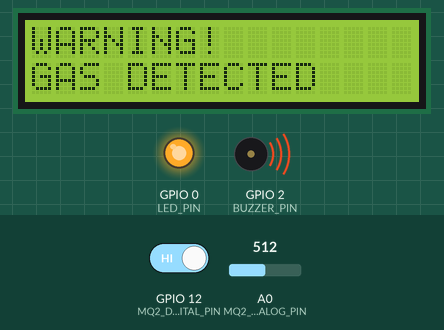
Bench run of a sketch on a simulated ESP8266 (NodeMCU). On the bench: 16×2 character LCD, output pins drawn as LEDs (lit = HIGH), buzzer (waves = sounding, pin HIGH). Inputs (shaded band) come from the test bench; at power-on: A0 (MQ2_ANALOG_PIN) = 512, GPIO 12 (MQ2_DIGITAL_PIN) HIGH. WiFi joins after 1.5 s; servers stay silent unless stated; what the sketch prints to the serial monitor is not drawn.

Above: at 7.9 s.
8.0 s: A0 (MQ2_ANALOG_PIN) set to 309
10.3 s: A0 (MQ2_ANALOG_PIN) set to 283
At 11.4 s:
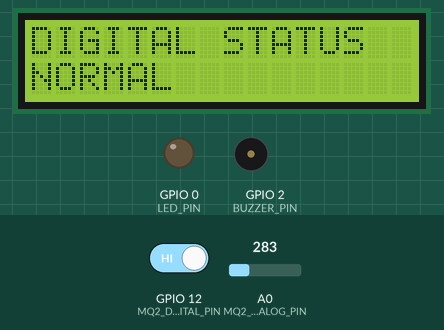
13.3 s: GPIO 12 (MQ2_DIGITAL_PIN) driven LOW
At 13.8 s:
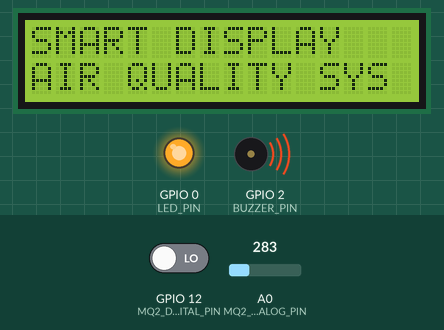
16.3 s: GPIO 12 (MQ2_DIGITAL_PIN) driven HIGH
At 18.4 s:
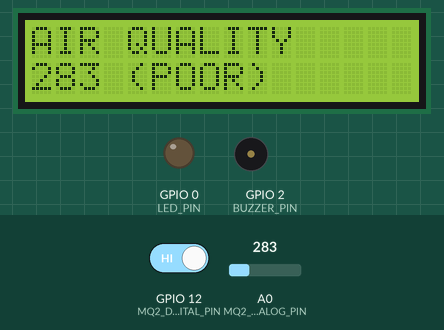
19.3 s: A0 (MQ2_ANALOG_PIN) set to 306
At 19.6 s:
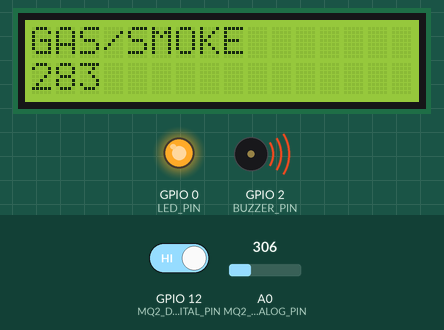
22.3 s: A0 (MQ2_ANALOG_PIN) set to 246
At 26.0 s:
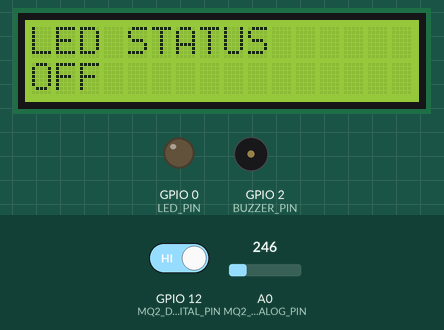
Timing chart, 0 to 26.3 s (numbered marks = the images above; inputs shaded):
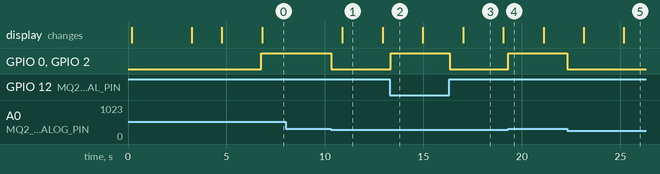

The sketch:

MQ2_Air_Quality_Monitor.ino
```cpp
/*
 * ==============================================================================
 * Project: AIR QUALITY SYSTEM – MQ-2 Air Quality Monitoring System
 * Developed by: Vedika & Team (Department of ETC, SB Jain, Nagpur)
 *
 * Hardware:
 *   - ESP8266 NodeMCU CP2102
 *   - 4-Pin MQ-2 Gas/Smoke Sensor Module (VCC, GND, A0, D0)
 *   - 16x2 I2C LCD Display (Address 0x27)
 *   - Warning LED (Connected to D3 via 220 Ohm resistor)
 *   - Warning Buzzer (Connected to D4)
 *
 * Pin Connections:
 *   - MQ-2 VCC     -> NodeMCU VIN / 5V
 *   - MQ-2 GND     -> NodeMCU GND
 *   - MQ-2 A0      -> NodeMCU A0 (Analog Gas/Smoke Level)
 *   - MQ-2 D0      -> NodeMCU D6 (GPIO12) (Digital Threshold Trigger)
 *   - LCD SDA      -> NodeMCU D2 (GPIO4)
 *   - LCD SCL      -> NodeMCU D1 (GPIO5)
 *   - LED (+)      -> NodeMCU D3 (GPIO0) via 220 Ohm resistor
 *   - Buzzer (+)   -> NodeMCU D4 (GPIO2)
 *   - LED/Buzzer(-)-> NodeMCU GND
 *
 * Important Note on MQ-2:
 *   MQ-2 is primarily a gas and smoke sensor. Raw analog readings represent relative
 *   gas/smoke concentrations and are used for demo air quality grading (not certified AQI).
 * ==============================================================================
 */

#include <ESP8266WiFi.h>
#include <ESP8266HTTPClient.h>
#include <WiFiClient.h>
#include <WiFiClientSecure.h>
#include <Wire.h>
#include <LiquidCrystal_I2C.h>
#include <ArduinoJson.h>

// ---------------------- PIN DEFINITIONS ----------------------
const int MQ2_ANALOG_PIN  = A0;    // MQ-2 A0 pin
const int MQ2_DIGITAL_PIN = 12;    // MQ-2 D0 -> NodeMCU D6 (GPIO12)
const int LED_PIN          = 0;     // LED -> NodeMCU D3 (GPIO0)
const int BUZZER_PIN       = 2;     // Buzzer -> NodeMCU D4 (GPIO2)

// ---------------------- LCD CONFIGURATION --------------------
// Set the LCD I2C address (default is 0x27, change to 0x3F if your module uses it)
LiquidCrystal_I2C lcd(0x27, 16, 2);

// ---------------------- WI-FI CONFIGURATION ------------------
const char* ssid     = "ESP8266";
const char* password = "12345678";

// ---------------------- SERVER & AUTH CONFIG -----------------
// Keep blank initially. After deploying to Render or running locally, enter your URL:
// Example Local: "http://192.168.1.100:3000"
// Example Render: "https://simple-iot-world-air-quality.onrender.com"
const char* serverURL = "";

// Device authentication key matching backend environment variable
const char* deviceKey = "VEDIKA_MQ2_SECURE_KEY_2026";

// ---------------------- RUNTIME VARIABLES --------------------
int mq2AnalogValue = 0;
int mq2DigitalRaw  = HIGH;
String digitalStatus = "NORMAL";
String airQualityStatus = "GOOD";
bool isGasWarning = false;

// Remote LCD and device controls fetched from server
String smartLcdLine1 = "AIR QUALITY SYS";
String smartLcdLine2 = "VEDIKA & TEAM";
String serverLedState = "OFF";

// Timing variables
unsigned long lastServerUpdate = 0;
const unsigned long SERVER_INTERVAL = 10000; // 10 seconds

unsigned long lastLcdScreenChange = 0;
const unsigned long LCD_SCREEN_INTERVAL = 2000; // 2 seconds per screen
int currentLcdScreen = 1;

// Function Declarations
void connectToWiFi();
void readSensors();
void sendDataToServer();
void updateOutputs();
void updateLcdDisplay();
String getAirQualityGrade(int analogVal);

// =============================================================
// SETUP
// =============================================================
void setup() {
  Serial.begin(115200);
  delay(100);
  Serial.println("\n--- AIR QUALITY SYSTEM: Environmental Monitoring ---");
  Serial.println("Developed with <3 by Vedika & Team (SB Jain, Nagpur)");

  // Pin Modes
  pinMode(MQ2_DIGITAL_PIN, INPUT);
  pinMode(LED_PIN, OUTPUT);
  pinMode(BUZZER_PIN, OUTPUT);

  digitalWrite(LED_PIN, LOW);
  digitalWrite(BUZZER_PIN, LOW);

  // Initialize I2C for LCD on D2 (SDA) and D1 (SCL)
  Wire.begin(4, 5); // SDA = GPIO4 (D2), SCL = GPIO5 (D1)
  lcd.init();
  lcd.backlight();
  lcd.clear();

  // 17. LCD Startup Display: Screen 1
  lcd.setCursor(0, 0);
  lcd.print("AIR QUALITY SYS ");
  lcd.setCursor(0, 1);
  lcd.print("VEDIKA & TEAM   ");
  delay(3000); // Wait 3 seconds

  // Connect to Wi-Fi with LCD Status
  connectToWiFi();

  // Initial sensor read
  readSensors();
  lastServerUpdate = millis() - SERVER_INTERVAL + 2000; // Send initial data shortly
}

// =============================================================
// MAIN LOOP
// =============================================================
void loop() {
  unsigned long currentMillis = millis();

  // 1. Maintain Wi-Fi Connection
  if (WiFi.status() != WL_CONNECTED) {
    connectToWiFi();
  }

  // 2. Read Sensors continuously
  readSensors();

  // 3. Update Hardware Outputs (LED & Buzzer)
  updateOutputs();

  // 4. Update LCD Display sequence every 2 seconds
  if (currentMillis - lastLcdScreenChange >= LCD_SCREEN_INTERVAL) {
    lastLcdScreenChange = currentMillis;
    updateLcdDisplay();
    currentLcdScreen++;
    if (currentLcdScreen > 5) {
      currentLcdScreen = 1;
    }
  }

  // 5. Send data to Server every 10 seconds
  if (currentMillis - lastServerUpdate >= SERVER_INTERVAL) {
    lastServerUpdate = currentMillis;
    if (strlen(serverURL) > 0) {
      sendDataToServer();
    } else {
      Serial.println("[INFO] serverURL is empty. Set your Render/local server URL in code to sync data.");
    }
  }

  delay(50); // Small loop pacing
}

// =============================================================
// WI-FI CONNECTION HELPER
// =============================================================
void connectToWiFi() {
  Serial.print("Connecting to Wi-Fi: ");
  Serial.println(ssid);

  lcd.clear();
  lcd.setCursor(0, 0);
  lcd.print("CONNECTING TO   ");
  lcd.setCursor(0, 1);
  lcd.print("WiFi.........   ");

  WiFi.mode(WIFI_STA);
  WiFi.begin(ssid, password);

  int attempts = 0;
  while (WiFi.status() != WL_CONNECTED && attempts < 25) {
    delay(500);
    Serial.print(".");
    attempts++;
  }

  if (WiFi.status() == WL_CONNECTED) {
    Serial.println("\nWiFi Connected successfully!");
    Serial.print("IP Address: ");
    Serial.println(WiFi.localIP());

    lcd.clear();
    lcd.setCursor(0, 0);
    lcd.print("CONNECTED TO    ");
    lcd.setCursor(0, 1);
    lcd.print("WiFi...SUCCESS  ");
    delay(2000);
  } else {
    Serial.println("\nWiFi Connection failed. Running in standalone sensing mode.");
    lcd.clear();
    lcd.setCursor(0, 0);
    lcd.print("WiFi CONNECT    ");
    lcd.setCursor(0, 1);
    lcd.print("FAILED / RETRY  ");
    delay(1500);
  }
}

// =============================================================
// SENSOR READING & STATUS EVALUATION
// =============================================================
void readSensors() {
  // Read A0 analog level (0 - 1023)
  mq2AnalogValue = analogRead(MQ2_ANALOG_PIN);

  // Read D0 digital threshold output
  // On most standard MQ-2 modules, comparator outputs LOW when threshold is crossed
  mq2DigitalRaw = digitalRead(MQ2_DIGITAL_PIN);
  bool thresholdCrossed = (mq2DigitalRaw == LOW);

  digitalStatus = thresholdCrossed ? "DETECTED" : "NORMAL";
  airQualityStatus = getAirQualityGrade(mq2AnalogValue);

  // Warning trigger: D0 detected or analog level in VERY POOR (301+)
  isGasWarning = thresholdCrossed || (mq2AnalogValue > 300);
}

// Map MQ-2 reading to air quality classification
String getAirQualityGrade(int val) {
  if (val <= 100) return "GOOD";
  if (val <= 200) return "MODERATE";
  if (val <= 300) return "POOR";
  return "VERY POOR";
}

// =============================================================
// HARDWARE OUTPUT CONTROL (LED & BUZZER)
// =============================================================
void updateOutputs() {
  if (isGasWarning) {
    // Dangerous gas/smoke detected:
    // LED ON and Buzzer ON
    digitalWrite(LED_PIN, HIGH);
    digitalWrite(BUZZER_PIN, HIGH);
  } else {
    // Normal state:
    // Buzzer OFF
    digitalWrite(BUZZER_PIN, LOW);

    // LED follows remote dashboard command
    if (serverLedState == "ON") {
      digitalWrite(LED_PIN, HIGH);
    } else {
      digitalWrite(LED_PIN, LOW);
    }
  }
}

// =============================================================
// 18. LCD MONITORING SEQUENCE (2s per screen)
// =============================================================
void updateLcdDisplay() {
  // If dangerous gas detected, override sequence to show immediate warning
  if (isGasWarning) {
    lcd.clear();
    lcd.setCursor(0, 0);
    lcd.print("WARNING!        ");
    lcd.setCursor(0, 1);
    lcd.print("GAS DETECTED    ");
    return;
  }

  lcd.clear();
  switch (currentLcdScreen) {
    case 1:
      // Screen 1: AIR QUALITY / Value
      lcd.setCursor(0, 0);
      lcd.print("AIR QUALITY     ");
      lcd.setCursor(0, 1);
      lcd.print(mq2AnalogValue);
      lcd.print(" (");
      lcd.print(airQualityStatus);
      lcd.print(")");
      break;

    case 2:
      // Screen 2: GAS/SMOKE / Value
      lcd.setCursor(0, 0);
      lcd.print("GAS/SMOKE       ");
      lcd.setCursor(0, 1);
      lcd.print(mq2AnalogValue);
      break;

    case 3:
      // Screen 3: DIGITAL STATUS / Status
      lcd.setCursor(0, 0);
      lcd.print("DIGITAL STATUS  ");
      lcd.setCursor(0, 1);
      lcd.print(digitalStatus);
      break;

    case 4:
      // Screen 4: SMART DISPLAY / Remote Line 1 text
      lcd.setCursor(0, 0);
      lcd.print("SMART DISPLAY   ");
      lcd.setCursor(0, 1);
      if (smartLcdLine1.length() > 0) {
        lcd.print(smartLcdLine1.substring(0, 16));
      } else {
        lcd.print("MyData          ");
      }
      break;

    case 5:
      // Screen 5: LED STATUS / ON or OFF
      lcd.setCursor(0, 0);
      lcd.print("LED STATUS      ");
      lcd.setCursor(0, 1);
      lcd.print(digitalRead(LED_PIN) == HIGH ? "ON" : "OFF");
      break;

    default:
      currentLcdScreen = 1;
      break;
  }
}

// =============================================================
// 19. HTTP DATA COMMUNICATION (ESP8266 <-> Node.js Server)
// =============================================================
void sendDataToServer() {
  if (WiFi.status() != WL_CONNECTED) {
    Serial.println("[HTTP] Wi-Fi not connected. Skipping server sync.");
    return;
  }

  String endpoint = String(serverURL) + "/api/sensor-data";
  Serial.print("[HTTP] Posting data to: ");
  Serial.println(endpoint);

  WiFiClient plainClient;
  WiFiClientSecure secureClient;
  HTTPClient http;

  bool isHttps = endpoint.startsWith("https://");
  if (isHttps) {
    secureClient.setInsecure(); // Allows HTTPS without certificate bundle
    http.begin(secureClient, endpoint);
  } else {
    http.begin(plainClient, endpoint);
  }

  http.addHeader("Content-Type", "application/json");
  http.addHeader("x-device-key", deviceKey);

  // Construct JSON payload
  StaticJsonDocument<256> doc;
  doc["deviceKey"] = deviceKey;
  doc["a0"] = mq2AnalogValue;
  doc["d0"] = digitalStatus;

  String jsonPayload;
  serializeJson(doc, jsonPayload);

  int httpCode = http.POST(jsonPayload);

  if (httpCode > 0) {
    Serial.printf("[HTTP] POST Result Code: %d\n", httpCode);
    if (httpCode == HTTP_CODE_OK || httpCode == HTTP_CODE_CREATED) {
      String response = http.getString();
      Serial.println("[HTTP] Response: " + response);

      // Parse response to update remote LCD and LED commands
      StaticJsonDocument<512> resDoc;
      DeserializationError error = deserializeJson(resDoc, response);
      if (!error && resDoc["settings"].is<JsonObject>()) {
        JsonObject settings = resDoc["settings"];
        if (settings.containsKey("lcdLine1")) {
          smartLcdLine1 = settings["lcdLine1"].as<String>();
        }
        if (settings.containsKey("lcdLine2")) {
          smartLcdLine2 = settings["lcdLine2"].as<String>();
        }
        if (settings.containsKey("ledStatus")) {
          serverLedState = settings["ledStatus"].as<String>();
        }
      }
    }
  } else {
    Serial.printf("[HTTP] POST failed, error: %s\n", http.errorToString(httpCode).c_str());
  }

  http.end();
}
```

Measured:
- the behaviour switches between 301 and 300 on A0 (MQ2_ANALOG_PIN) (found by bisection; images 0 and 1)
- after the input at 8.0 s, every drawn part: stays the same
- after the input at 10.3 s, GPIO 0 (LED_PIN), GPIO 2 (BUZZER_PIN): HIGH → LOW at once; the display: changes after 0.59 s (image 1)
- after the input at 13.3 s, GPIO 0 (LED_PIN), GPIO 2 (BUZZER_PIN): LOW → HIGH at once
- after the input at 16.3 s, GPIO 0 (LED_PIN), GPIO 2 (BUZZER_PIN): HIGH → LOW at once; the display: changes after 0.72 s (image 3)
- after the input at 19.3 s, GPIO 0 (LED_PIN), GPIO 2 (BUZZER_PIN): LOW → HIGH at once
- after the input at 22.3 s, GPIO 0 (LED_PIN), GPIO 2 (BUZZER_PIN): HIGH → LOW at once; the display: first changes after 0.84 s (image 5 shows a later state)
- what the display in image 1 shows lasts 2.0 s, from 10.9 s to 12.9 s
